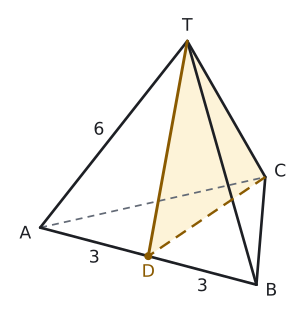

Reproduce this figure in Python.
import sys; sys.path.insert(0, "tools")
from cizim import *

# Dik (ortografik) izdüşüm: cisim z ekseni etrafında FI kadar döndürülür, göz EL kadar yukarıdan bakar.
# Bütün uzunluklar gerçek 3B ölçülerden hesaplanır.
FI, EL = np.radians(-32), np.radians(25)
def don(p):
    x, y, z = p
    return np.array([x * np.cos(FI) - y * np.sin(FI), x * np.sin(FI) + y * np.cos(FI), z])
GOZ = np.array([0.0, -np.cos(EL), np.sin(EL)])  # döndürülmüş koordinatta göze doğru yön
def P(p):
    x, y, z = don(np.array(p, float))
    return np.array([x, z * np.cos(EL) + y * np.sin(EL)])

def cisim(ax, kose, yuzler, renkler=None, lw=2.0):
    """kose: 3B noktalar, yuzler: köşe sıraları (dışbükey cisim). Görünmeyen ayrıtlar kesikli."""
    kose = [np.array(k, float) for k in kose]; m = sum(kose) / len(kose); gor = []
    for y in yuzler:
        a, b, c = kose[y[0]], kose[y[1]], kose[y[2]]
        n = np.cross(b - a, c - a)
        if np.dot(n, sum(kose[i] for i in y) / len(y) - m) < 0: n = -n
        gor.append(np.dot(don(n), GOZ) > 1e-9)
    for k, y in enumerate(yuzler):
        if renkler and k in renkler and gor[k]:
            ax.add_patch(patches.Polygon([P(kose[i]) for i in y], closed=True, facecolor=renkler[k], edgecolor="none", zorder=1))
    ked = {}
    for k, y in enumerate(yuzler):
        for j in range(len(y)):
            e = tuple(sorted((y[j], y[(j + 1) % len(y)]))); ked[e] = ked.get(e, False) or gor[k]
    for (i, j), g in ked.items():
        a, b = P(kose[i]), P(kose[j])
        if g: ax.plot([a[0], b[0]], [a[1], b[1]], color=YAZI, lw=lw, zorder=4, solid_capstyle="round")
        else: ax.plot([a[0], b[0]], [a[1], b[1]], color=SOLUK, lw=1.3, ls=(0, (4, 3)), zorder=2)
    return gor

def dortyuzlu(a):
    """Düzgün dört yüzlü: taban ABC (z=0), tepe T ağırlık merkezinin üstünde."""
    A = np.array([0, 0, 0.]); B = np.array([a, 0, 0.]); C = np.array([a / 2, a * np.sqrt(3) / 2, 0.])
    H = (A + B + C) / 3; T = H + np.array([0, 0, a * np.sqrt(6) / 3])
    return A, B, C, T, H
DY_YUZ = [[0, 1, 2], [0, 1, 3], [1, 2, 3], [2, 0, 3]]

def cizgi(ax, p, q, renk=KIRMIZI, lw=2.4, ls="-", z=5):
    a, b = P(p), P(q); ax.plot([a[0], b[0]], [a[1], b[1]], color=renk, lw=lw, ls=ls, zorder=z, solid_capstyle="round")

def yaz(ax, p, s, dx=0.0, dy=0.0, renk=YAZI, boy=13, **kw):
    q = P(p); ax.text(q[0] + dx, q[1] + dy, s, ha=kw.pop("ha", "center"), va=kw.pop("va", "center"), color=renk, fontsize=boy, zorder=7, **kw)

def dik(ax, k, u, w, r=0.4, renk=YAZI):
    k, u, w = np.array(k, float), np.array(u, float), np.array(w, float)
    u = u / np.linalg.norm(u); w = w / np.linalg.norm(w)
    pts = [P(k + r * u), P(k + r * u + r * w), P(k + r * w)]
    ax.plot([p[0] for p in pts], [p[1] for p in pts], color=renk, lw=1.3, zorder=6)

def nk(ax, p, renk=YAZI):
    q = P(p); ax.plot(q[0], q[1], "o", color=renk, markersize=5, zorder=6)

def bitir(ax, pay=0.6):
    ax.set_aspect("equal"); ax.axis("off"); ax.autoscale_view()
    x0, x1 = ax.get_xlim(); y0, y1 = ax.get_ylim()
    ax.set_xlim(x0 - pay, x1 + pay); ax.set_ylim(y0 - pay, y1 + pay)
# Kendini dene 2: ayrıtı 6 olan düzgün dört yüzlü, D noktası [AB]'nin orta noktası, TDC üçgeni boyalı.
A, B, C, T, H = dortyuzlu(6)
D = (A + B) / 2
fig, ax = sekil(4.4, 4.2)
ax.add_patch(patches.Polygon([P(T), P(C), P(D)], closed=True, facecolor=SARI_ACIK, edgecolor="none", zorder=0.5))
cisim(ax, [A, B, C, T], DY_YUZ)
cizgi(ax, T, D, renk=SARI, lw=2.2); cizgi(ax, C, D, renk=SARI, lw=1.8, ls=(0, (5, 3)))
nk(ax, D, SARI)
yaz(ax, A, "A", dx=-0.35, dy=-0.15); yaz(ax, B, "B", dx=0.35, dy=-0.15); yaz(ax, C, "C", dx=0.35, dy=0.12); yaz(ax, T, "T", dy=0.35)
yaz(ax, D, "D", dy=-0.38, renk=SARI)
yaz(ax, (A + T) / 2, "6", dx=-0.35, dy=0.1); yaz(ax, (A + D) / 2, "3", dy=-0.38); yaz(ax, (D + B) / 2, "3", dy=-0.38)
bitir(ax, 0.5)
kaydet(fig, __file__)
